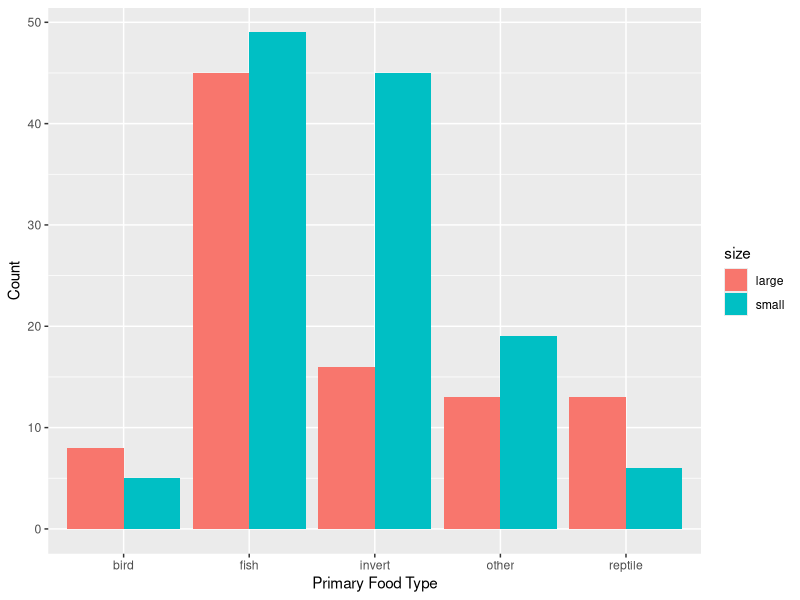

The R script that drew this image:
## ---- chunk 1
#| include: true

## Load packages
library(tidyverse)

## Load data
alligators <- read_csv("alligator_data.csv")

## Initial plot
alligators |>
ggplot(aes(x=food),facets=.~sex) +
  geom_bar(aes(fill=size),stat="count",position="dodge") +
  xlab("Primary Food Type") +
  ylab("Count")
## ---- chunk 2
#| include: true
#| echo: true

## Load package
library(VGAM)

## Fit multinomial regression model (Method 1)
vglm1 <- vglm(food ~ size + sex, data = alligators, family = multinomial())
## ---- chunk 3
#| include: true
#| echo: true

## Fit multinomial regression model (Method 2)
alligators1 <- group_by(alligators,food,lake,sex,size) |>
  summarize(Count=n()) |>
  spread(key=food,value=Count,fill=0)

vglm2 <- vglm(cbind(bird,fish,invert,other,reptile) ~ size + sex,
              data = alligators1, family = multinomial())
## ---- chunk 4
#| echo: false
#| include: true
#| label: tbl-list-1
#| tbl-cap: "Results of fitting the multinomial model with default baseline category to the alligator data."
summary(vglm2)
## ---- chunk 5
#| echo: false
#| include: true
#| label: tbl-list-2
#| tbl-cap: "Confidence intervals obtained by fitting the multinomial model with default baseline category to the alligator data."
confint(vglm2)
